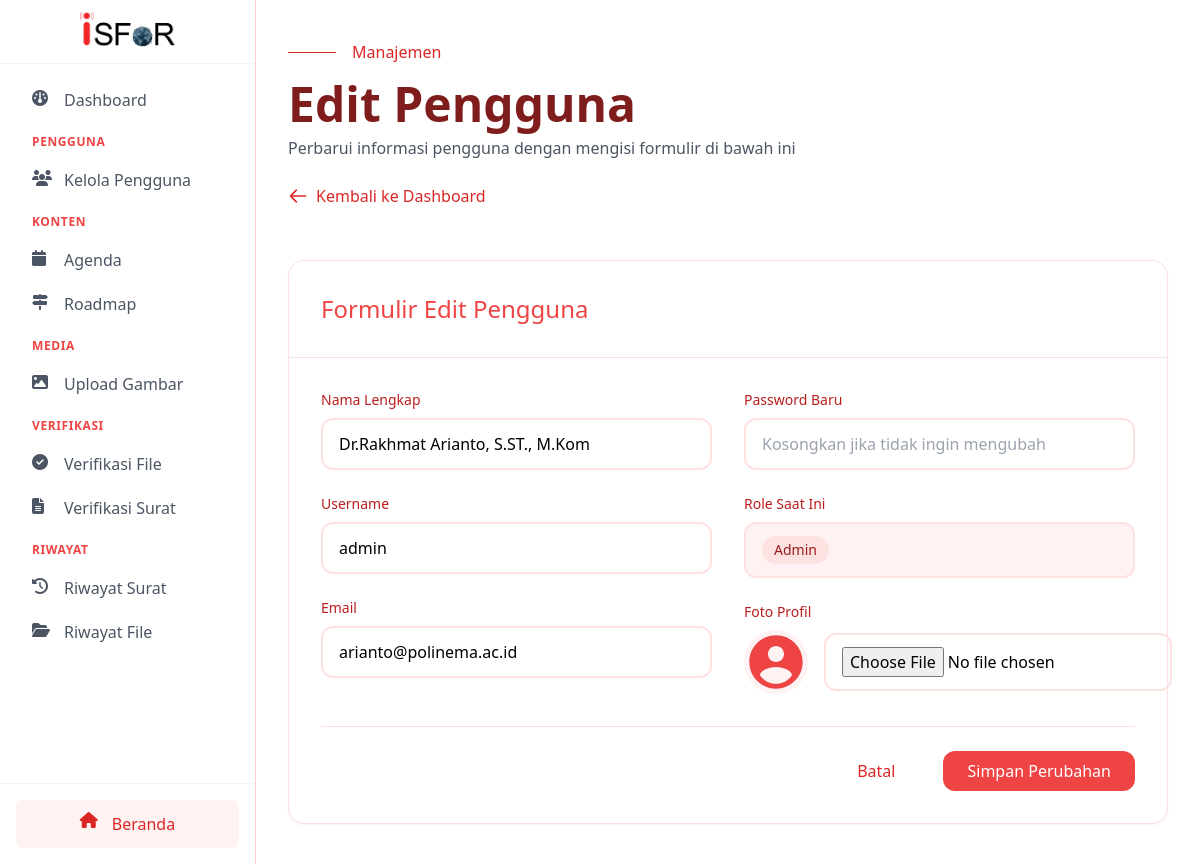
Screenshot of /php/public/User/editView/1 (signed in) with the database file from the repository.
### tables this page shows
CREATE TABLE `users` (
  `user_id` int NOT NULL,
  `name` varchar(100) NOT NULL,
  `username` varchar(50) NOT NULL,
  `email` varchar(100) NOT NULL,
  `profile_picture` varchar(255) DEFAULT NULL,
  `password` varchar(255) NOT NULL,
  `role_id` int NOT NULL
);

### php/app/core/Controller.php (called while the page is built, shortened)
<?php
class Controller{
    public function view($view, $data = []){
        require_once '../app/views/' . $view . '.php';
    }
    public function model($model){
        return new $model;
    }
}

### php/app/core/App.php (called while the page is built, shortened)
<?php
class App {
    protected $method = 'index';
    protected $params = [];
    public function __construct() {
        $url = $this->parseURL();
        if (isset($url[0])) {
            if (file_exists('../app/controllers/' . $url[0] . '.php')) {
                unset($url[0]);
            }
        }
        $this->controller = new $this->controller;
        if (isset($url[1])) {
            if (method_exists($this->controller, $url[1])) {
                $this->method = $url[1];
                unset($url[1]);
            }
        }
        if (!empty($url)) {
            $this->params = array_values($url);
        }
        call_user_func_array([$this->controller, $this->method], $this->params);
    }
    public function parseURL() {
        if (isset($_GET['url'])) {
            $url = rtrim($_GET['url'], '/');
            $url = filter_var($url, FILTER_SANITIZE_URL);
            $url = explode('/', $url);
            return $url;
        }
        return [];
    }
}

### php/public/index.php (called while the page is built, shortened)
<?php
$app = new App;

### php/app/core/Database.php (called while the page is built, shortened)
<?php
class Database
{
    private $host = DB_HOST;
    private $user = DB_USER;
    private $pass = DB_PASS;
    private $db_name = DB_NAME;
    private $dbh;
    private $stmt;
    public function __construct()
    {
        $dsn = "mysql:host={$this->host};dbname={$this->db_name};charset=utf8mb4";
        $options = [
            PDO::ATTR_ERRMODE => PDO::ERRMODE_EXCEPTION,
        ];
        try {
            $this->dbh = new PDO($dsn, $this->user, $this->pass, $options);
        } catch (PDOException $e) {
            die("Koneksi gagal: " . $e->getMessage());
        }
    }
    public function query($query)
    {
        $this->stmt = $this->dbh->prepare($query);
    }
    public function bind($param, $value, $type = null)
    {
        if (is_null($type)) {
            switch (true) {
                default:
                    $type = PDO::PARAM_STR;
            }
        }
        $this->stmt->bindValue($param, $value, $type);
    }
    public function execute()
    {
        $this->stmt->execute();
    }
    public function single()
    {
        $this->execute();
        return $this->stmt->fetch(PDO::FETCH_ASSOC);
    }
}

### php/app/models/UsersModel.php (called while the page is built, shortened)
<?php
class UsersModel
{
    private $db;
    public function __construct()
    {
        $this->db = new Database;
    }
    public function getUserById($id)
    {
        $query = "SELECT * FROM users WHERE user_id = :user_id";
        $this->db->query($query);
        $this->db->bind(':user_id', $id);
        return $this->db->single();
    }
}

### php/app/views/admin/editUser.php (the view, shortened to what this page needs)
<!DOCTYPE html>
<html lang="en" class="scroll-smooth">
<head>
    <link rel="stylesheet" href="<?= CSS; ?>/admin/edit-user.css">
    <link href="https://cdn.jsdelivr.net/npm/tailwindcss@2.2.19/dist/tailwind.min.css" rel="stylesheet">
</head>
<body class="bg-white">
<?php include_once '../app/views/assets/components/AdminDashboard/sidebar.php'; ?>
<div class="flex-1 min-h-screen page-container">
    <main class="main-content py-6 md:py-10 px-4 md:px-8">
        <div class="max-w-7xl mx-auto mb-8 md:mb-12 form-element">
            <div class="flex items-center space-x-4 mb-4">
                <span class="h-px w-12 bg-red-600"></span>
                <span class="text-red-600 font-medium">Manajemen</span>
            </div>
            <h1 class="text-3xl md:text-5xl font-bold text-red-900 mb-2">Edit Pengguna</h1>
            <p class="text-gray-600 mt-2 max-w-lg">Perbarui informasi pengguna dengan mengisi formulir di bawah ini</p>
            <a href="<?= BASEURL; ?>/dashboardAdmin"
               class="back-button mt-4 md:mt-6 inline-flex items-center space-x-2 text-red-600 hover:text-red-700">
                <svg class="w-5 h-5" fill="none" stroke="currentColor" viewBox="0 0 24 24">
                    <path stroke-linecap="round" stroke-linejoin="round" stroke-width="2"
                          d="M10 19l-7-7m0 0l7-7m-7 7h18"/>
                </svg>
                <span>Kembali ke Dashboard</span>
            </a>
        </div>
        <div class="modern-card bg-white rounded-xl md:rounded-2xl shadow-sm max-w-4xl mx-auto border border-red-100">
            <div class="p-4 md:p-8 border-b border-red-100">
                <h2 class="text-xl md:text-2xl font-light text-red-500">Formulir Edit Pengguna</h2>
            </div>
            <form id="editUserForm" action="<?= BASEURL; ?>/User/edit" method="POST" class="p-4 md:p-8"
                  enctype="multipart/form-data">
                <div class="form-grid grid grid-cols-1 md:grid-cols-2 gap-4 md:gap-8">
                    <div class="space-y-4 md:space-y-6">
                        <div class="form-element">
                            <label class="block text-sm font-medium text-red-700 mb-2">Nama Lengkap</label>
                            <input type="text" name="name" value="<?= $data['user']['name'] ?>" required
                                   class="input-modern w-full px-3 py-2 md:px-4 md:py-3 border-2 border-red-100 rounded-lg md:rounded-xl">
                        </div>
                        <div class="form-element">
                            <label class="block text-sm font-medium text-red-700 mb-2">Username</label>
                            <input type="text" name="username" value="<?= $data['user']['username'] ?>" required
                                   class="input-modern w-full px-3 py-2 md:px-4 md:py-3 border-2 border-red-100 rounded-lg md:rounded-xl">
                        </div>
                        <div class="form-element">
                            <label class="block text-sm font-medium text-red-700 mb-2">Email</label>
                            <input type="email" name="email" value="<?= $data['user']['email'] ?>" required
                                   class="input-modern w-full px-3 py-2 md:px-4 md:py-3 border-2 border-red-100 rounded-lg md:rounded-xl">
                        </div>
                    </div>
                    <div class="space-y-4 md:space-y-6">
                        <div class="form-element">
                            <label class="block text-sm font-medium text-red-700 mb-2">Password Baru</label>
                            <input type="password" name="password"
                                   class="input-modern w-full px-3 py-2 md:px-4 md:py-3 border-2 border-red-100 rounded-lg md:rounded-xl"
                                   placeholder="Kosongkan jika tidak ingin mengubah">
                        </div>
                        <div class="form-element">
                            <label class="block text-sm font-medium text-red-700 mb-2">Role Saat Ini</label>
                            <div class="px-3 py-2 md:px-4 md:py-3 bg-red-50 rounded-lg md:rounded-xl border-2 border-red-100">
                                    <span class="inline-flex items-center px-2 py-0.5 md:px-3 md:py-1 rounded-full text-xs md:text-sm font-medium
                                               <?= $data['user']['role_id'] == 1 ? 'bg-red-100 text-red-800' : 'bg-green-100 text-green-800' ?>">
                                        <?= $data['user']['role_id'] == 1 ? "Admin" : "User" ?>
                                    </span>
                            </div>
                        </div>
                        <div class="form-element">
                            <label class="block text-sm font-medium text-red-700 mb-2">Foto Profil</label>
                            <div class="profile-picture-container flex items-center space-x-2 md:space-x-4">
                                <?php if (isset($data['user']['profile_picture']) && $data['user']['profile_picture'] != null): ?>
                                    <img src="<?= PHOTOPROFILE . $data['user']['profile_picture'] ?>"
                                         alt="Profile Picture"
                                         class="w-12 h-12 md:w-16 md:h-16 rounded-full object-cover border-2 border-red-100">
                                <?php else: ?>
                                    <div class="flex-shrink-0 h-12 w-12 md:h-16 md:w-16 rounded-full overflow-hidden bg-red-50">
                                    </div>
                                <?php endif; ?>
                                <input type="file" name="profile_picture"
                                       class="input-modern flex-1 px-3 py-2 md:px-4 md:py-3 border-2 border-red-100 rounded-lg md:rounded-xl"
                                       accept="image/*">
                            </div>
                        </div>
                    </div>
                </div>
                <div class="form-actions flex flex-col-reverse md:flex-row justify-end gap-2 md:space-x-4 mt-6 md:mt-8 pt-4 md:pt-6 border-t border-red-100">
                    <button type="button" onclick="window.history.back()"
                            class="px-4 py-2 md:px-6 md:py-2 text-red-600 hover:text-red-700 transition-all duration-200">
                        Batal
                    </button>
                    <button type="submit"
                            class="px-4 py-2 md:px-6 md:py-2 bg-red-500 text-white rounded-lg md:rounded-xl hover:bg-red-600
                                       transform hover:-translate-y-1 transition-all duration-300
                                       active:scale-95">
                        Simpan Perubahan
                    </button>
                </div>
            </form>
        </div>
    </main>
</div>
</body>
</html>

### php/public/assets/css/admin/edit-user.css (style rules this page uses)
.form-element { opacity: 0; transform: translateY(20px); animation: formElementFade 0.5s cubic-bezier(0.34, 1.56, 0.64, 1) forwards; }
.form-element:nth-child(1) { animation-delay: 0.1s; }
.form-element:nth-child(2) { animation-delay: 0.2s; }
.form-element:nth-child(3) { animation-delay: 0.3s; }
.input-modern { transition: all 0.3s cubic-bezier(0.34, 1.56, 0.64, 1); }
.back-button { transition: all 0.3s cubic-bezier(0.34, 1.56, 0.64, 1); }
.modern-card { animation: cardEntrance 0.6s cubic-bezier(0.34, 1.56, 0.64, 1); }

### php/app/views/admin/editUser.php (style rules this page uses)
@media (min-width: 769px) { .page-container { margin-left: 16rem; } }

### php/app/views/assets/components/AdminDashboard/sidebar.php (style rules this page uses)
body { position: relative; }

### rows the page displays
users: name "Dr.Rakhmat Arianto, S.ST., M.Kom", username "admin", email "arianto@polinema.ac.id"
